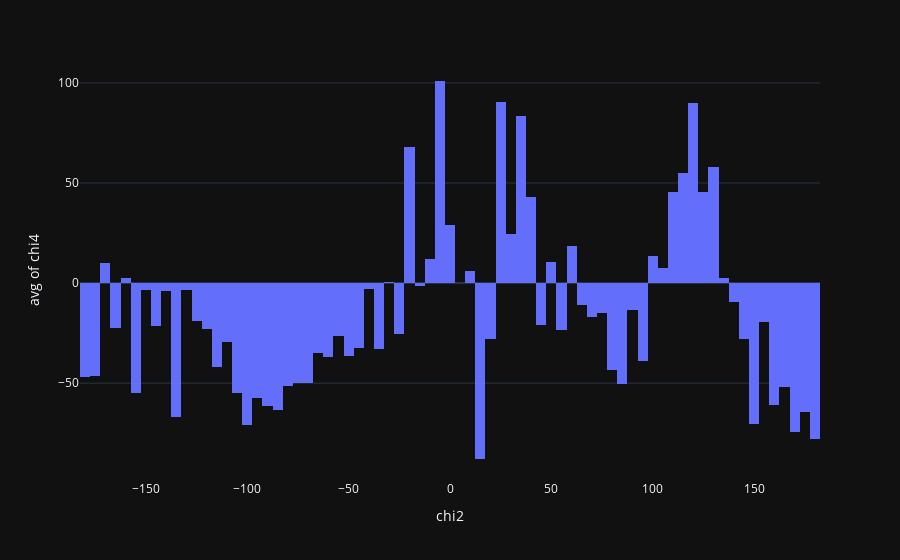

Source (notebook cell):
### Code cell
labels = {'value': 'Angle', 'variable': 'Torsion'}

px.histogram(SS_df, x='chi2', y='chi4', labels=labels, nbins=90, histfunc='avg',
            template='plotly_dark')

### Figure 1 — Plotly figure (JSON) as saved in the notebook; plotly's stock layout.template omitted (floating-point values rounded to 4 significant figures; data arrays with more than 128 entries replaced by an {"elided": "..."} marker saying what was removed)
{"data": [{"alignmentgroup": "True", "bingroup": "x", "histfunc": "avg", "hovertemplate": "chi2=%{x}<br>avg of chi4=%{y}<extra></extra>", "legendgroup": "", "marker": {"color": "#636efa", "pattern": {"shape": ""}}, "name": "", "nbinsx": 90, "offsetgroup": "", "orientation": "v", "showlegend": false, "type": "histogram", "x": {"elided": "3391 float values"}, "xaxis": "x", "y": {"elided": "3391 float values"}, "yaxis": "y"}], "layout": {"barmode": "relative", "legend": {"tracegroupgap": 0}, "margin": {"t": 60}, "xaxis": {"anchor": "y", "domain": [0, 1], "title": {"text": "chi2"}}, "yaxis": {"anchor": "x", "domain": [0, 1], "title": {"text": "avg of chi4"}}}}
